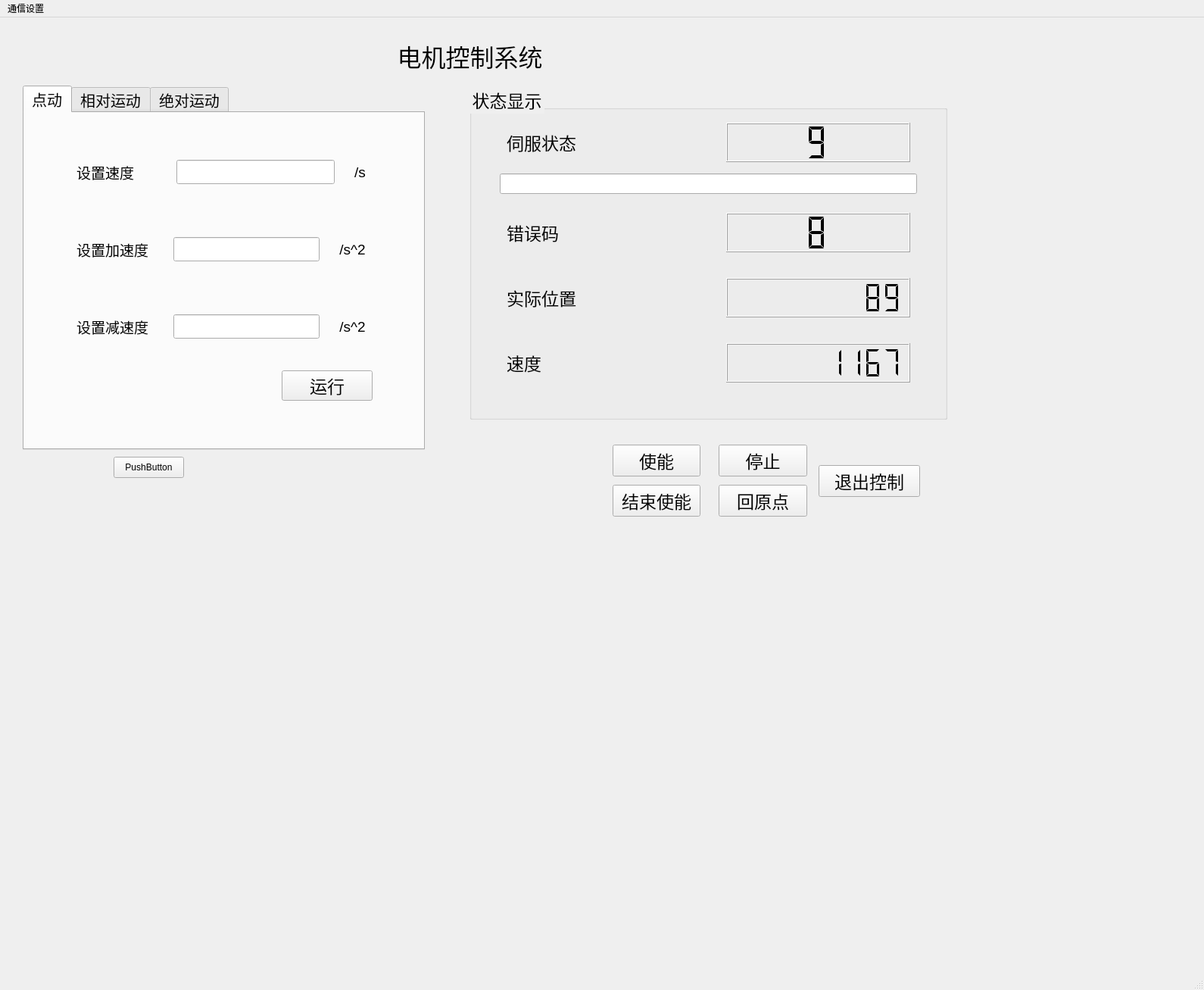
<?xml version="1.0" encoding="UTF-8"?>
<ui version="4.0">
 <class>form</class>
 <widget class="QMainWindow" name="form">
  <property name="geometry">
   <rect>
    <x>0</x>
    <y>0</y>
    <width>1590</width>
    <height>1307</height>
   </rect>
  </property>
  <property name="windowTitle">
   <string>MainWindow</string>
  </property>
  <widget class="QWidget" name="centralwidget">
   <widget class="QGroupBox" name="show_widget">
    <property name="geometry">
     <rect>
      <x>620</x>
      <y>90</y>
      <width>631</width>
      <height>441</height>
     </rect>
    </property>
    <property name="font">
     <font>
      <pointsize>17</pointsize>
     </font>
    </property>
    <property name="cursor">
     <cursorShape>ForbiddenCursor</cursorShape>
    </property>
    <property name="styleSheet">
     <string notr="true">color: rgb(0, 0, 0);</string>
    </property>
    <property name="title">
     <string>状态显示</string>
    </property>
    <widget class="QWidget" name="result_widget" native="true">
     <property name="geometry">
      <rect>
       <x>40</x>
       <y>40</y>
       <width>551</width>
       <height>361</height>
      </rect>
     </property>
     <layout class="QVBoxLayout" name="verticalLayout">
      <item>
       <widget class="QWidget" name="state_widget" native="true">
        <layout class="QHBoxLayout" name="horizontalLayout_16">
         <item>
          <widget class="QLabel" name="statelabel">
           <property name="font">
            <font>
             <pointsize>17</pointsize>
            </font>
           </property>
           <property name="text">
            <string>伺服状态</string>
           </property>
           <property name="alignment">
            <set>Qt::AlignLeading|Qt::AlignLeft|Qt::AlignVCenter</set>
           </property>
          </widget>
         </item>
         <item>
          <spacer name="horizontalSpacer_33">
           <property name="orientation">
            <enum>Qt::Horizontal</enum>
           </property>
           <property name="sizeType">
            <enum>QSizePolicy::Fixed</enum>
           </property>
           <property name="sizeHint" stdset="0">
            <size>
             <width>40</width>
             <height>20</height>
            </size>
           </property>
          </spacer>
         </item>
         <item>
          <widget class="QLCDNumber" name="stateNumber">
           <property name="font">
            <font>
             <pointsize>20</pointsize>
             <weight>50</weight>
             <bold>false</bold>
            </font>
           </property>
           <property name="smallDecimalPoint">
            <bool>true</bool>
           </property>
           <property name="digitCount">
            <number>1</number>
           </property>
           <property name="mode">
            <enum>QLCDNumber::Dec</enum>
           </property>
           <property name="segmentStyle">
            <enum>QLCDNumber::Flat</enum>
           </property>
           <property name="value" stdset="0">
            <double>9.000000000000000</double>
           </property>
           <property name="intValue" stdset="0">
            <number>9</number>
           </property>
          </widget>
         </item>
        </layout>
       </widget>
      </item>
      <item>
       <widget class="QLineEdit" name="lineEdit">
        <property name="font">
         <font>
          <pointsize>12</pointsize>
         </font>
        </property>
        <property name="cursor">
         <cursorShape>ForbiddenCursor</cursorShape>
        </property>
       </widget>
      </item>
      <item>
       <spacer name="verticalSpacer">
        <property name="orientation">
         <enum>Qt::Vertical</enum>
        </property>
        <property name="sizeType">
         <enum>QSizePolicy::Fixed</enum>
        </property>
        <property name="sizeHint" stdset="0">
         <size>
          <width>20</width>
          <height>10</height>
         </size>
        </property>
       </spacer>
      </item>
      <item>
       <widget class="QWidget" name="error_widget" native="true">
        <layout class="QHBoxLayout" name="horizontalLayout_17">
         <item>
          <widget class="QLabel" name="errorlabel">
           <property name="font">
            <font>
             <pointsize>17</pointsize>
            </font>
           </property>
           <property name="text">
            <string>错误码</string>
           </property>
           <property name="alignment">
            <set>Qt::AlignLeading|Qt::AlignLeft|Qt::AlignVCenter</set>
           </property>
          </widget>
         </item>
         <item>
          <spacer name="horizontalSpacer_34">
           <property name="orientation">
            <enum>Qt::Horizontal</enum>
           </property>
           <property name="sizeType">
            <enum>QSizePolicy::Fixed</enum>
           </property>
           <property name="sizeHint" stdset="0">
            <size>
             <width>40</width>
             <height>20</height>
            </size>
           </property>
          </spacer>
         </item>
         <item>
          <widget class="QLCDNumber" name="errorNumber">
           <property name="font">
            <font>
             <pointsize>20</pointsize>
             <weight>50</weight>
             <bold>false</bold>
            </font>
           </property>
           <property name="smallDecimalPoint">
            <bool>true</bool>
           </property>
           <property name="digitCount">
            <number>1</number>
           </property>
           <property name="mode">
            <enum>QLCDNumber::Dec</enum>
           </property>
           <property name="segmentStyle">
            <enum>QLCDNumber::Flat</enum>
           </property>
           <property name="value" stdset="0">
            <double>8.000000000000000</double>
           </property>
           <property name="intValue" stdset="0">
            <number>8</number>
           </property>
          </widget>
         </item>
        </layout>
       </widget>
      </item>
      <item>
       <spacer name="verticalSpacer_2">
        <property name="orientation">
         <enum>Qt::Vertical</enum>
        </property>
        <property name="sizeType">
         <enum>QSizePolicy::Fixed</enum>
        </property>
        <property name="sizeHint" stdset="0">
         <size>
          <width>20</width>
          <height>10</height>
         </size>
        </property>
       </spacer>
      </item>
      <item>
       <widget class="QWidget" name="location_widget" native="true">
        <layout class="QHBoxLayout" name="horizontalLayout_18">
         <item>
          <widget class="QLabel" name="locationlabel">
           <property name="font">
            <font>
             <pointsize>17</pointsize>
            </font>
           </property>
           <property name="text">
            <string>实际位置</string>
           </property>
           <property name="alignment">
            <set>Qt::AlignLeading|Qt::AlignLeft|Qt::AlignVCenter</set>
           </property>
          </widget>
         </item>
         <item>
          <spacer name="horizontalSpacer_35">
           <property name="orientation">
            <enum>Qt::Horizontal</enum>
           </property>
           <property name="sizeType">
            <enum>QSizePolicy::Fixed</enum>
           </property>
           <property name="sizeHint" stdset="0">
            <size>
             <width>40</width>
             <height>20</height>
            </size>
           </property>
          </spacer>
         </item>
         <item>
          <widget class="QLCDNumber" name="locationNumber">
           <property name="font">
            <font>
             <pointsize>20</pointsize>
             <weight>50</weight>
             <bold>false</bold>
            </font>
           </property>
           <property name="smallDecimalPoint">
            <bool>true</bool>
           </property>
           <property name="digitCount">
            <number>9</number>
           </property>
           <property name="mode">
            <enum>QLCDNumber::Dec</enum>
           </property>
           <property name="segmentStyle">
            <enum>QLCDNumber::Flat</enum>
           </property>
           <property name="value" stdset="0">
            <double>89.000000000000000</double>
           </property>
           <property name="intValue" stdset="0">
            <number>89</number>
           </property>
          </widget>
         </item>
        </layout>
       </widget>
      </item>
      <item>
       <spacer name="verticalSpacer_3">
        <property name="orientation">
         <enum>Qt::Vertical</enum>
        </property>
        <property name="sizeType">
         <enum>QSizePolicy::Fixed</enum>
        </property>
        <property name="sizeHint" stdset="0">
         <size>
          <width>20</width>
          <height>10</height>
         </size>
        </property>
       </spacer>
      </item>
      <item>
       <widget class="QWidget" name="val_widget" native="true">
        <layout class="QHBoxLayout" name="horizontalLayout_19">
         <item>
          <widget class="QLabel" name="speedlabel">
           <property name="font">
            <font>
             <pointsize>17</pointsize>
            </font>
           </property>
           <property name="text">
            <string>速度</string>
           </property>
           <property name="alignment">
            <set>Qt::AlignLeading|Qt::AlignLeft|Qt::AlignVCenter</set>
           </property>
          </widget>
         </item>
         <item>
          <spacer name="horizontalSpacer_36">
           <property name="orientation">
            <enum>Qt::Horizontal</enum>
           </property>
           <property name="sizeType">
            <enum>QSizePolicy::Fixed</enum>
           </property>
           <property name="sizeHint" stdset="0">
            <size>
             <width>40</width>
             <height>20</height>
            </size>
           </property>
          </spacer>
         </item>
         <item>
          <widget class="QLCDNumber" name="velNumber">
           <property name="font">
            <font>
             <pointsize>20</pointsize>
             <weight>50</weight>
             <bold>false</bold>
            </font>
           </property>
           <property name="smallDecimalPoint">
            <bool>true</bool>
           </property>
           <property name="digitCount">
            <number>9</number>
           </property>
           <property name="mode">
            <enum>QLCDNumber::Dec</enum>
           </property>
           <property name="segmentStyle">
            <enum>QLCDNumber::Flat</enum>
           </property>
           <property name="value" stdset="0">
            <double>1167.000000000000000</double>
           </property>
           <property name="intValue" stdset="0">
            <number>1167</number>
           </property>
          </widget>
         </item>
        </layout>
       </widget>
      </item>
     </layout>
    </widget>
   </widget>
   <widget class="QLabel" name="title">
    <property name="geometry">
     <rect>
      <x>370</x>
      <y>20</y>
      <width>501</width>
      <height>61</height>
     </rect>
    </property>
    <property name="font">
     <font>
      <pointsize>24</pointsize>
     </font>
    </property>
    <property name="text">
     <string>电机控制系统</string>
    </property>
    <property name="alignment">
     <set>Qt::AlignCenter</set>
    </property>
   </widget>
   <widget class="QTabWidget" name="set_Widget">
    <property name="geometry">
     <rect>
      <x>30</x>
      <y>90</y>
      <width>531</width>
      <height>481</height>
     </rect>
    </property>
    <property name="font">
     <font>
      <pointsize>15</pointsize>
     </font>
    </property>
    <property name="currentIndex">
     <number>0</number>
    </property>
    <widget class="QWidget" name="model1">
     <attribute name="title">
      <string>点动</string>
     </attribute>
     <widget class="QWidget" name="dian_parameter" native="true">
      <property name="geometry">
       <rect>
        <x>60</x>
        <y>30</y>
        <width>400</width>
        <height>300</height>
       </rect>
      </property>
      <layout class="QVBoxLayout" name="verticalLayout_3">
       <item>
        <widget class="QWidget" name="widget_3" native="true">
         <layout class="QHBoxLayout" name="horizontalLayout_5">
          <item>
           <widget class="QLabel" name="label_2">
            <property name="font">
             <font>
              <pointsize>14</pointsize>
             </font>
            </property>
            <property name="text">
             <string>设置速度</string>
            </property>
            <property name="alignment">
             <set>Qt::AlignLeading|Qt::AlignLeft|Qt::AlignVCenter</set>
            </property>
           </widget>
          </item>
          <item>
           <spacer name="horizontalSpacer_6">
            <property name="orientation">
             <enum>Qt::Horizontal</enum>
            </property>
            <property name="sizeType">
             <enum>QSizePolicy::Fixed</enum>
            </property>
            <property name="sizeHint" stdset="0">
             <size>
              <width>50</width>
              <height>20</height>
             </size>
            </property>
           </spacer>
          </item>
          <item>
           <widget class="QLineEdit" name="dian_Vel"/>
          </item>
          <item>
           <spacer name="horizontalSpacer_7">
            <property name="orientation">
             <enum>Qt::Horizontal</enum>
            </property>
            <property name="sizeType">
             <enum>QSizePolicy::Fixed</enum>
            </property>
            <property name="sizeHint" stdset="0">
             <size>
              <width>20</width>
              <height>10</height>
             </size>
            </property>
           </spacer>
          </item>
          <item>
           <widget class="QLabel" name="label_15">
            <property name="font">
             <font>
              <pointsize>14</pointsize>
             </font>
            </property>
            <property name="text">
             <string>/s</string>
            </property>
            <property name="alignment">
             <set>Qt::AlignCenter</set>
            </property>
           </widget>
          </item>
         </layout>
        </widget>
       </item>
       <item>
        <widget class="QWidget" name="widget_4" native="true">
         <layout class="QHBoxLayout" name="horizontalLayout_6">
          <item>
           <widget class="QLabel" name="label_13">
            <property name="font">
             <font>
              <pointsize>14</pointsize>
             </font>
            </property>
            <property name="text">
             <string>设置加速度</string>
            </property>
            <property name="alignment">
             <set>Qt::AlignLeading|Qt::AlignLeft|Qt::AlignVCenter</set>
            </property>
           </widget>
          </item>
          <item>
           <spacer name="horizontalSpacer_8">
            <property name="orientation">
             <enum>Qt::Horizontal</enum>
            </property>
            <property name="sizeType">
             <enum>QSizePolicy::Fixed</enum>
            </property>
            <property name="sizeHint" stdset="0">
             <size>
              <width>27</width>
              <height>20</height>
             </size>
            </property>
           </spacer>
          </item>
          <item>
           <widget class="QLineEdit" name="dian_Acc"/>
          </item>
          <item>
           <spacer name="horizontalSpacer_9">
            <property name="orientation">
             <enum>Qt::Horizontal</enum>
            </property>
            <property name="sizeType">
             <enum>QSizePolicy::Fixed</enum>
            </property>
            <property name="sizeHint" stdset="0">
             <size>
              <width>20</width>
              <height>10</height>
             </size>
            </property>
           </spacer>
          </item>
          <item>
           <widget class="QLabel" name="label_3">
            <property name="font">
             <font>
              <pointsize>14</pointsize>
             </font>
            </property>
            <property name="text">
             <string>/s^2</string>
            </property>
            <property name="alignment">
             <set>Qt::AlignCenter</set>
            </property>
           </widget>
          </item>
         </layout>
        </widget>
       </item>
       <item>
        <widget class="QWidget" name="widget_6" native="true">
         <layout class="QHBoxLayout" name="horizontalLayout_7">
          <item>
           <widget class="QLabel" name="label_14">
            <property name="font">
             <font>
              <pointsize>14</pointsize>
             </font>
            </property>
            <property name="text">
             <string>设置减速度</string>
            </property>
            <property name="alignment">
             <set>Qt::AlignLeading|Qt::AlignLeft|Qt::AlignVCenter</set>
            </property>
           </widget>
          </item>
          <item>
           <spacer name="horizontalSpacer_10">
            <property name="orientation">
             <enum>Qt::Horizontal</enum>
            </property>
            <property name="sizeType">
             <enum>QSizePolicy::Fixed</enum>
            </property>
            <property name="sizeHint" stdset="0">
             <size>
              <width>27</width>
              <height>20</height>
             </size>
            </property>
           </spacer>
          </item>
          <item>
           <widget class="QLineEdit" name="dian_Dec"/>
          </item>
          <item>
           <spacer name="horizontalSpacer_11">
            <property name="orientation">
             <enum>Qt::Horizontal</enum>
            </property>
            <property name="sizeType">
             <enum>QSizePolicy::Fixed</enum>
            </property>
            <property name="sizeHint" stdset="0">
             <size>
              <width>20</width>
              <height>20</height>
             </size>
            </property>
           </spacer>
          </item>
          <item>
           <widget class="QLabel" name="label_16">
            <property name="font">
             <font>
              <pointsize>14</pointsize>
             </font>
            </property>
            <property name="text">
             <string>/s^2</string>
            </property>
            <property name="alignment">
             <set>Qt::AlignCenter</set>
            </property>
           </widget>
          </item>
         </layout>
        </widget>
       </item>
      </layout>
     </widget>
     <widget class="QPushButton" name="dian_start">
      <property name="geometry">
       <rect>
        <x>340</x>
        <y>340</y>
        <width>120</width>
        <height>40</height>
       </rect>
      </property>
      <property name="font">
       <font>
        <pointsize>17</pointsize>
       </font>
      </property>
      <property name="text">
       <string>运行</string>
      </property>
     </widget>
    </widget>
    <widget class="QWidget" name="model2">
     <attribute name="title">
      <string>相对运动</string>
     </attribute>
     <widget class="QWidget" name="x_parameter" native="true">
      <property name="geometry">
       <rect>
        <x>40</x>
        <y>30</y>
        <width>420</width>
        <height>350</height>
       </rect>
      </property>
      <layout class="QVBoxLayout" name="verticalLayout_4">
       <item>
        <widget class="QWidget" name="widget_7" native="true">
         <layout class="QHBoxLayout" name="horizontalLayout_8">
          <item>
           <widget class="QLabel" name="label_5">
            <property name="font">
             <font>
              <pointsize>14</pointsize>
             </font>
            </property>
            <property name="text">
             <string>设置速度</string>
            </property>
            <property name="alignment">
             <set>Qt::AlignCenter</set>
            </property>
           </widget>
          </item>
          <item>
           <spacer name="horizontalSpacer_13">
            <property name="orientation">
             <enum>Qt::Horizontal</enum>
            </property>
            <property name="sizeType">
             <enum>QSizePolicy::Fixed</enum>
            </property>
            <property name="sizeHint" stdset="0">
             <size>
              <width>40</width>
              <height>20</height>
             </size>
            </property>
           </spacer>
          </item>
          <item>
           <widget class="QLineEdit" name="x_Vel"/>
          </item>
          <item>
           <spacer name="horizontalSpacer_14">
            <property name="orientation">
             <enum>Qt::Horizontal</enum>
            </property>
            <property name="sizeType">
             <enum>QSizePolicy::Fixed</enum>
            </property>
            <property name="sizeHint" stdset="0">
             <size>
              <width>20</width>
              <height>20</height>
             </size>
            </property>
           </spacer>
          </item>
          <item>
           <widget class="QLabel" name="label_7">
            <property name="font">
             <font>
              <pointsize>14</pointsize>
             </font>
            </property>
            <property name="text">
             <string>/s</string>
            </property>
            <property name="alignment">
             <set>Qt::AlignCenter</set>
            </property>
           </widget>
          </item>
         </layout>
        </widget>
       </item>
       <item>
        <widget class="QWidget" name="widget_8" native="true">
         <layout class="QHBoxLayout" name="horizontalLayout_9">
          <item>
           <widget class="QLabel" name="label_17">
            <property name="font">
             <font>
              <pointsize>14</pointsize>
             </font>
            </property>
            <property name="text">
             <string>设置加速度</string>
            </property>
            <property name="alignment">
             <set>Qt::AlignLeading|Qt::AlignLeft|Qt::AlignVCenter</set>
            </property>
           </widget>
          </item>
          <item>
           <spacer name="horizontalSpacer_15">
            <property name="orientation">
             <enum>Qt::Horizontal</enum>
            </property>
            <property name="sizeType">
             <enum>QSizePolicy::Fixed</enum>
            </property>
            <property name="sizeHint" stdset="0">
             <size>
              <width>17</width>
              <height>20</height>
             </size>
            </property>
           </spacer>
          </item>
          <item>
           <widget class="QLineEdit" name="x_Acc"/>
          </item>
          <item>
           <spacer name="horizontalSpacer_16">
            <property name="orientation">
             <enum>Qt::Horizontal</enum>
            </property>
            <property name="sizeType">
             <enum>QSizePolicy::Fixed</enum>
            </property>
            <property name="sizeHint" stdset="0">
             <size>
              <width>20</width>
              <height>20</height>
             </size>
            </property>
           </spacer>
          </item>
          <item>
           <widget class="QLabel" name="label_18">
            <property name="font">
             <font>
              <pointsize>14</pointsize>
             </font>
            </property>
            <property name="text">
             <string>/s^2</string>
            </property>
            <property name="alignment">
             <set>Qt::AlignCenter</set>
            </property>
           </widget>
          </item>
         </layout>
        </widget>
       </item>
       <item>
        <widget class="QWidget" name="widget_9" native="true">
         <layout class="QHBoxLayout" name="horizontalLayout_10">
          <item>
           <widget class="QLabel" name="label_19">
            <property name="font">
             <font>
              <pointsize>14</pointsize>
             </font>
            </property>
            <property name="text">
             <string>设置减速度</string>
            </property>
            <property name="alignment">
             <set>Qt::AlignLeading|Qt::AlignLeft|Qt::AlignVCenter</set>
            </property>
           </widget>
          </item>
          <item>
           <spacer name="horizontalSpacer_17">
            <property name="orientation">
             <enum>Qt::Horizontal</enum>
            </property>
            <property name="sizeType">
             <enum>QSizePolicy::Fixed</enum>
            </property>
            <property name="sizeHint" stdset="0">
             <size>
              <width>17</width>
              <height>20</height>
             </size>
            </property>
           </spacer>
          </item>
          <item>
           <widget class="QLineEdit" name="x_Dec"/>
          </item>
          <item>
           <spacer name="horizontalSpacer_18">
            <property name="orientation">
             <enum>Qt::Horizontal</enum>
            </property>
            <property name="sizeType">
             <enum>QSizePolicy::Fixed</enum>
            </property>
            <property name="sizeHint" stdset="0">
             <size>
              <width>20</width>
              <height>20</height>
             </size>
            </property>
           </spacer>
          </item>
          <item>
           <widget class="QLabel" name="label_20">
            <property name="font">
             <font>
              <pointsize>14</pointsize>
             </font>
            </property>
            <property name="text">
             <string>/s^2</string>
            </property>
            <property name="alignment">
             <set>Qt::AlignCenter</set>
            </property>
           </widget>
          </item>
         </layout>
        </widget>
       </item>
       <item>
        <widget class="QWidget" name="widget_10" native="true">
         <layout class="QHBoxLayout" name="horizontalLayout_11">
          <item>
           <widget class="QLabel" name="label_9">
            <property name="font">
             <font>
              <pointsize>14</pointsize>
             </font>
            </property>
            <property name="text">
             <string>目标移动量</string>
            </property>
            <property name="alignment">
             <set>Qt::AlignCenter</set>
            </property>
           </widget>
          </item>
          <item>
           <spacer name="horizontalSpacer_19">
            <property name="orientation">
             <enum>Qt::Horizontal</enum>
            </property>
            <property name="sizeType">
             <enum>QSizePolicy::Fixed</enum>
            </property>
            <property name="sizeHint" stdset="0">
             <size>
              <width>17</width>
              <height>20</height>
             </size>
            </property>
           </spacer>
          </item>
          <item>
           <widget class="QLineEdit" name="x_Move"/>
          </item>
         </layout>
        </widget>
       </item>
      </layout>
     </widget>
     <widget class="QPushButton" name="x_start">
      <property name="geometry">
       <rect>
        <x>340</x>
        <y>390</y>
        <width>120</width>
        <height>40</height>
       </rect>
      </property>
      <property name="font">
       <font>
        <pointsize>17</pointsize>
       </font>
      </property>
      <property name="text">
       <string>运行</string>
      </property>
     </widget>
    </widget>
    <widget class="QWidget" name="model3">
     <attribute name="title">
      <string>绝对运动</string>
     </attribute>
     <widget class="QWidget" name="j_parameter" native="true">
      <property name="geometry">
       <rect>
        <x>40</x>
        <y>20</y>
        <width>420</width>
        <height>350</height>
       </rect>
      </property>
      <layout class="QVBoxLayout" name="verticalLayout_5">
       <item>
        <widget class="QWidget" name="widget_14" native="true">
         <layout class="QHBoxLayout" name="horizontalLayout_12">
          <item>
           <widget class="QLabel" name="label_6">
            <property name="font">
             <font>
              <pointsize>14</pointsize>
             </font>
            </property>
            <property name="text">
             <string>设置速度</string>
            </property>
            <property name="alignment">
             <set>Qt::AlignCenter</set>
            </property>
           </widget>
          </item>
          <item>
           <spacer name="horizontalSpacer_23">
            <property name="orientation">
             <enum>Qt::Horizontal</enum>
            </property>
            <property name="sizeType">
             <enum>QSizePolicy::Fixed</enum>
            </property>
            <property name="sizeHint" stdset="0">
             <size>
              <width>40</width>
              <height>20</height>
             </size>
            </property>
           </spacer>
          </item>
          <item>
           <widget class="QLineEdit" name="j_Vel"/>
          </item>
          <item>
           <spacer name="horizontalSpacer_24">
            <property name="orientation">
             <enum>Qt::Horizontal</enum>
            </property>
            <property name="sizeType">
             <enum>QSizePolicy::Fixed</enum>
            </property>
            <property name="sizeHint" stdset="0">
             <size>
              <width>20</width>
              <height>20</height>
             </size>
            </property>
           </spacer>
          </item>
          <item>
           <widget class="QLabel" name="label_8">
            <property name="font">
             <font>
              <pointsize>14</pointsize>
             </font>
            </property>
            <property name="text">
             <string>/s</string>
            </property>
            <property name="alignment">
             <set>Qt::AlignCenter</set>
            </property>
           </widget>
          </item>
         </layout>
        </widget>
       </item>
       <item>
        <widget class="QWidget" name="widget_15" native="true">
         <layout class="QHBoxLayout" name="horizontalLayout_13">
          <item>
           <widget class="QLabel" name="label_21">
            <property name="font">
             <font>
              <pointsize>14</pointsize>
             </font>
            </property>
            <property name="text">
             <string>设置加速度</string>
            </property>
            <property name="alignment">
             <set>Qt::AlignLeading|Qt::AlignLeft|Qt::AlignVCenter</set>
            </property>
           </widget>
          </item>
          <item>
           <spacer name="horizontalSpacer_25">
            <property name="orientation">
             <enum>Qt::Horizontal</enum>
            </property>
            <property name="sizeType">
             <enum>QSizePolicy::Fixed</enum>
            </property>
            <property name="sizeHint" stdset="0">
             <size>
              <width>17</width>
              <height>20</height>
             </size>
            </property>
           </spacer>
          </item>
          <item>
           <widget class="QLineEdit" name="j_Acc"/>
          </item>
          <item>
           <spacer name="horizontalSpacer_26">
            <property name="orientation">
             <enum>Qt::Horizontal</enum>
            </property>
            <property name="sizeType">
             <enum>QSizePolicy::Fixed</enum>
            </property>
            <property name="sizeHint" stdset="0">
             <size>
              <width>20</width>
              <height>20</height>
             </size>
            </property>
           </spacer>
          </item>
          <item>
           <widget class="QLabel" name="label_22">
            <property name="font">
             <font>
              <pointsize>14</pointsize>
             </font>
            </property>
            <property name="text">
             <string>/s^2</string>
            </property>
            <property name="alignment">
             <set>Qt::AlignCenter</set>
            </property>
           </widget>
          </item>
         </layout>
        </widget>
       </item>
       <item>
        <widget class="QWidget" name="widget_16" native="true">
         <layout class="QHBoxLayout" name="horizontalLayout_14">
          <item>
           <widget class="QLabel" name="label_23">
            <property name="font">
             <font>
              <pointsize>14</pointsize>
             </font>
            </property>
            <property name="text">
             <string>设置减速度</string>
            </property>
            <property name="alignment">
             <set>Qt::AlignLeading|Qt::AlignLeft|Qt::AlignVCenter</set>
            </property>
           </widget>
          </item>
          <item>
           <spacer name="horizontalSpacer_27">
            <property name="orientation">
             <enum>Qt::Horizontal</enum>
            </property>
            <property name="sizeType">
             <enum>QSizePolicy::Fixed</enum>
            </property>
            <property name="sizeHint" stdset="0">
             <size>
              <width>17</width>
              <height>20</height>
             </size>
            </property>
           </spacer>
          </item>
          <item>
           <widget class="QLineEdit" name="j_Dec"/>
          </item>
          <item>
           <spacer name="horizontalSpacer_28">
            <property name="orientation">
             <enum>Qt::Horizontal</enum>
            </property>
            <property name="sizeType">
             <enum>QSizePolicy::Fixed</enum>
            </property>
            <property name="sizeHint" stdset="0">
             <size>
              <width>20</width>
              <height>20</height>
             </size>
            </property>
           </spacer>
          </item>
          <item>
           <widget class="QLabel" name="label_24">
            <property name="font">
             <font>
              <pointsize>14</pointsize>
             </font>
            </property>
            <property name="text">
             <string>/s^2</string>
            </property>
            <property name="alignment">
             <set>Qt::AlignCenter</set>
            </property>
           </widget>
          </item>
         </layout>
        </widget>
       </item>
       <item>
        <widget class="QWidget" name="widget_17" native="true">
         <layout class="QHBoxLayout" name="horizontalLayout_15">
          <item>
           <widget class="QLabel" name="label_11">
            <property name="font">
             <font>
              <pointsize>14</pointsize>
             </font>
            </property>
            <property name="text">
             <string>目标位置</string>
            </property>
            <property name="alignment">
             <set>Qt::AlignCenter</set>
            </property>
           </widget>
          </item>
          <item>
           <spacer name="horizontalSpacer_29">
            <property name="orientation">
             <enum>Qt::Horizontal</enum>
            </property>
            <property name="sizeType">
             <enum>QSizePolicy::Fixed</enum>
            </property>
            <property name="sizeHint" stdset="0">
             <size>
              <width>40</width>
              <height>20</height>
             </size>
            </property>
           </spacer>
          </item>
          <item>
           <widget class="QLineEdit" name="j_Move"/>
          </item>
         </layout>
        </widget>
       </item>
      </layout>
     </widget>
     <widget class="QPushButton" name="j_start">
      <property name="geometry">
       <rect>
        <x>340</x>
        <y>390</y>
        <width>120</width>
        <height>40</height>
       </rect>
      </property>
      <property name="font">
       <font>
        <pointsize>17</pointsize>
       </font>
      </property>
      <property name="text">
       <string>运行</string>
      </property>
     </widget>
    </widget>
   </widget>
   <widget class="QWidget" name="widget_13" native="true">
    <property name="geometry">
     <rect>
      <x>800</x>
      <y>550</y>
      <width>415</width>
      <height>125</height>
     </rect>
    </property>
    <layout class="QHBoxLayout" name="horizontalLayout_4">
     <item>
      <widget class="QWidget" name="widget_12" native="true">
       <layout class="QVBoxLayout" name="verticalLayout_6">
        <item>
         <widget class="QPushButton" name="powerButton">
          <property name="font">
           <font>
            <pointsize>17</pointsize>
           </font>
          </property>
          <property name="text">
           <string>使能</string>
          </property>
         </widget>
        </item>
        <item>
         <widget class="QPushButton" name="powerStopButton">
          <property name="font">
           <font>
            <pointsize>17</pointsize>
           </font>
          </property>
          <property name="text">
           <string>结束使能</string>
          </property>
         </widget>
        </item>
       </layout>
      </widget>
     </item>
     <item>
      <widget class="QWidget" name="widget" native="true">
       <layout class="QVBoxLayout" name="verticalLayout_2">
        <item>
         <widget class="QPushButton" name="stopButton">
          <property name="font">
           <font>
            <pointsize>17</pointsize>
           </font>
          </property>
          <property name="text">
           <string>停止</string>
          </property>
         </widget>
        </item>
        <item>
         <widget class="QPushButton" name="pushButton">
          <property name="font">
           <font>
            <pointsize>17</pointsize>
           </font>
          </property>
          <property name="text">
           <string>回原点</string>
          </property>
         </widget>
        </item>
       </layout>
      </widget>
     </item>
     <item>
      <widget class="QPushButton" name="quitButton">
       <property name="font">
        <font>
         <pointsize>17</pointsize>
        </font>
       </property>
       <property name="text">
        <string>退出控制</string>
       </property>
      </widget>
     </item>
    </layout>
   </widget>
   <widget class="QPushButton" name="testButton_2">
    <property name="geometry">
     <rect>
      <x>150</x>
      <y>580</y>
      <width>93</width>
      <height>28</height>
     </rect>
    </property>
    <property name="text">
     <string>PushButton</string>
    </property>
   </widget>
  </widget>
  <widget class="QMenuBar" name="menubar">
   <property name="geometry">
    <rect>
     <x>0</x>
     <y>0</y>
     <width>1590</width>
     <height>26</height>
    </rect>
   </property>
   <widget class="QMenu" name="menu">
    <property name="title">
     <string>通信设置</string>
    </property>
    <addaction name="set_XNet"/>
    <addaction name="stop_XNet"/>
   </widget>
   <addaction name="menu"/>
  </widget>
  <widget class="QStatusBar" name="statusbar"/>
  <action name="set_XNet">
   <property name="text">
    <string>连接X-Net</string>
   </property>
  </action>
  <action name="stop_XNet">
   <property name="text">
    <string>结束X-Net</string>
   </property>
  </action>
 </widget>
 <resources/>
 <connections/>
</ui>
